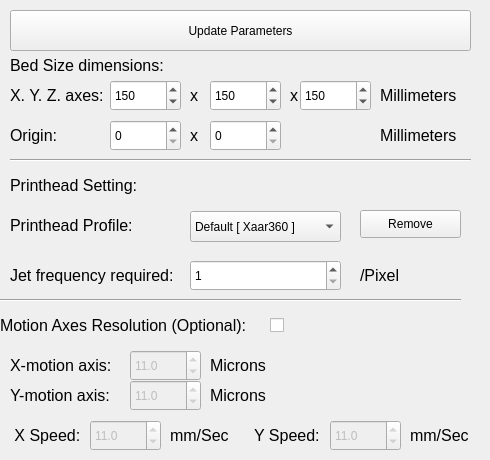
    <widget class="QWidget" name="Printer_Settings">
     <attribute name="title">
      <string>Printer Settings</string>
     </attribute>
     <widget class="QLabel" name="bedSizelabel">
      <property name="geometry">
       <rect>
        <x>10</x>
        <y>50</y>
        <width>201</width>
        <height>31</height>
       </rect>
      </property>
      <property name="font">
       <font>
        <pointsize>12</pointsize>
       </font>
      </property>
      <property name="text">
       <string>Bed Size dimensions:</string>
      </property>
      <property name="scaledContents">
       <bool>true</bool>
      </property>
      <property name="alignment">
       <set>Qt::AlignLeading|Qt::AlignLeft|Qt::AlignVCenter</set>
      </property>
      <property name="wordWrap">
       <bool>false</bool>
      </property>
     </widget>
     <widget class="QLabel" name="xybedaxisLabel">
      <property name="geometry">
       <rect>
        <x>10</x>
        <y>80</y>
        <width>101</width>
        <height>31</height>
       </rect>
      </property>
      <property name="font">
       <font>
        <pointsize>12</pointsize>
       </font>
      </property>
      <property name="text">
       <string>X. Y. Z. axes:</string>
      </property>
      <property name="scaledContents">
       <bool>true</bool>
      </property>
      <property name="alignment">
       <set>Qt::AlignLeading|Qt::AlignLeft|Qt::AlignVCenter</set>
      </property>
      <property name="wordWrap">
       <bool>false</bool>
      </property>
     </widget>
     <widget class="QSpinBox" name="bedXaxis">
      <property name="geometry">
       <rect>
        <x>110</x>
        <y>80</y>
        <width>71</width>
        <height>31</height>
       </rect>
      </property>
      <property name="maximum">
       <number>10000</number>
      </property>
      <property name="value">
       <number>150</number>
      </property>
      <property name="displayIntegerBase">
       <number>10</number>
      </property>
     </widget>
     <widget class="QLabel" name="mmLabel">
      <property name="geometry">
       <rect>
        <x>380</x>
        <y>80</y>
        <width>91</width>
        <height>31</height>
       </rect>
      </property>
      <property name="font">
       <font>
        <pointsize>12</pointsize>
       </font>
      </property>
      <property name="text">
       <string>Millimeters</string>
      </property>
      <property name="scaledContents">
       <bool>true</bool>
      </property>
      <property name="alignment">
       <set>Qt::AlignLeading|Qt::AlignLeft|Qt::AlignVCenter</set>
      </property>
      <property name="wordWrap">
       <bool>false</bool>
      </property>
     </widget>
     <widget class="QLabel" name="xlabel">
      <property name="geometry">
       <rect>
        <x>190</x>
        <y>80</y>
        <width>16</width>
        <height>31</height>
       </rect>
      </property>
      <property name="font">
       <font>
        <pointsize>12</pointsize>
       </font>
      </property>
      <property name="text">
       <string>x</string>
      </property>
      <property name="scaledContents">
       <bool>true</bool>
      </property>
      <property name="alignment">
       <set>Qt::AlignLeading|Qt::AlignLeft|Qt::AlignVCenter</set>
      </property>
      <property name="wordWrap">
       <bool>false</bool>
      </property>
     </widget>
     <widget class="Line" name="line_4">
      <property name="geometry">
       <rect>
        <x>10</x>
        <y>150</y>
        <width>461</width>
        <height>20</height>
       </rect>
      </property>
      <property name="orientation">
       <enum>Qt::Horizontal</enum>
      </property>
     </widget>
     <widget class="QLabel" name="jetFreqlabel">
      <property name="geometry">
       <rect>
        <x>10</x>
        <y>260</y>
        <width>171</width>
        <height>31</height>
       </rect>
      </property>
      <property name="font">
       <font>
        <pointsize>12</pointsize>
       </font>
      </property>
      <property name="text">
       <string>Jet frequency required:</string>
      </property>
      <property name="scaledContents">
       <bool>true</bool>
      </property>
      <property name="alignment">
       <set>Qt::AlignLeading|Qt::AlignLeft|Qt::AlignVCenter</set>
      </property>
      <property name="wordWrap">
       <bool>false</bool>
      </property>
     </widget>
     <widget class="QSpinBox" name="jet_freq">
      <property name="geometry">
       <rect>
        <x>190</x>
        <y>260</y>
        <width>151</width>
        <height>31</height>
       </rect>
      </property>
      <property name="minimum">
       <number>1</number>
      </property>
      <property name="maximum">
       <number>100</number>
      </property>
     </widget>
     <widget class="QLabel" name="perpixelLabel">
      <property name="geometry">
       <rect>
        <x>360</x>
        <y>260</y>
        <width>81</width>
        <height>31</height>
       </rect>
      </property>
      <property name="font">
       <font>
        <pointsize>12</pointsize>
       </font>
      </property>
      <property name="text">
       <string>/Pixel </string>
      </property>
      <property name="scaledContents">
       <bool>true</bool>
      </property>
      <property name="alignment">
       <set>Qt::AlignLeading|Qt::AlignLeft|Qt::AlignVCenter</set>
      </property>
      <property name="wordWrap">
       <bool>false</bool>
      </property>
     </widget>
     <widget class="Line" name="line_14">
      <property name="geometry">
       <rect>
        <x>0</x>
        <y>290</y>
        <width>461</width>
        <height>20</height>
       </rect>
      </property>
      <property name="orientation">
       <enum>Qt::Horizontal</enum>
      </property>
     </widget>
     <widget class="QLabel" name="motionAxesLabel">
      <property name="geometry">
       <rect>
        <x>0</x>
        <y>310</y>
        <width>261</width>
        <height>31</height>
       </rect>
      </property>
      <property name="font">
       <font>
        <pointsize>12</pointsize>
       </font>
      </property>
      <property name="text">
       <string>Motion Axes Resolution (Optional):</string>
      </property>
      <property name="scaledContents">
       <bool>true</bool>
      </property>
      <property name="alignment">
       <set>Qt::AlignLeading|Qt::AlignLeft|Qt::AlignVCenter</set>
      </property>
      <property name="wordWrap">
       <bool>false</bool>
      </property>
     </widget>
     <widget class="QLabel" name="printResolutionLabel">
      <property name="geometry">
       <rect>
        <x>10</x>
        <y>170</y>
        <width>151</width>
        <height>31</height>
       </rect>
      </property>
      <property name="font">
       <font>
        <pointsize>12</pointsize>
       </font>
      </property>
      <property name="text">
       <string>Printhead Setting:</string>
      </property>
      <property name="scaledContents">
       <bool>true</bool>
      </property>
      <property name="alignment">
       <set>Qt::AlignLeading|Qt::AlignLeft|Qt::AlignVCenter</set>
      </property>
      <property name="wordWrap">
       <bool>false</bool>
      </property>
     </widget>
     <widget class="QLabel" name="Xmotionlabel">
      <property name="geometry">
       <rect>
        <x>10</x>
        <y>350</y>
        <width>111</width>
        <height>31</height>
       </rect>
      </property>
      <property name="font">
       <font>
        <pointsize>12</pointsize>
       </font>
      </property>
      <property name="text">
       <string>X-motion axis:</string>
      </property>
      <property name="scaledContents">
       <bool>true</bool>
      </property>
      <property name="alignment">
       <set>Qt::AlignLeading|Qt::AlignLeft|Qt::AlignVCenter</set>
      </property>
      <property name="wordWrap">
       <bool>false</bool>
      </property>
     </widget>
     <widget class="QLabel" name="YmotionLabel">
      <property name="geometry">
       <rect>
        <x>10</x>
        <y>380</y>
        <width>111</width>
        <height>31</height>
       </rect>
      </property>
      <property name="font">
       <font>
        <pointsize>12</pointsize>
       </font>
      </property>
      <property name="text">
       <string>Y-motion axis:</string>
      </property>
      <property name="scaledContents">
       <bool>true</bool>
      </property>
      <property name="alignment">
       <set>Qt::AlignLeading|Qt::AlignLeft|Qt::AlignVCenter</set>
      </property>
      <property name="wordWrap">
       <bool>false</bool>
      </property>
     </widget>
     <widget class="QLabel" name="Xmicronslabel">
      <property name="geometry">
       <rect>
        <x>210</x>
        <y>350</y>
        <width>61</width>
        <height>31</height>
       </rect>
      </property>
      <property name="font">
       <font>
        <pointsize>12</pointsize>
       </font>
      </property>
      <property name="text">
       <string>Microns</string>
      </property>
      <property name="scaledContents">
       <bool>true</bool>
      </property>
      <property name="alignment">
       <set>Qt::AlignLeading|Qt::AlignLeft|Qt::AlignVCenter</set>
      </property>
      <property name="wordWrap">
       <bool>false</bool>
      </property>
     </widget>
     <widget class="QLabel" name="Ymicronslabel">
      <property name="geometry">
       <rect>
        <x>210</x>
        <y>380</y>
        <width>61</width>
        <height>31</height>
       </rect>
      </property>
      <property name="font">
       <font>
        <pointsize>12</pointsize>
       </font>
      </property>
      <property name="text">
       <string>Microns</string>
      </property>
      <property name="scaledContents">
       <bool>true</bool>
      </property>
      <property name="alignment">
       <set>Qt::AlignLeading|Qt::AlignLeft|Qt::AlignVCenter</set>
      </property>
      <property name="wordWrap">
       <bool>false</bool>
      </property>
     </widget>
     <widget class="QDoubleSpinBox" name="xmotionresln">
      <property name="enabled">
       <bool>false</bool>
      </property>
      <property name="geometry">
       <rect>
        <x>130</x>
        <y>350</y>
        <width>71</width>
        <height>31</height>
       </rect>
      </property>
      <property name="decimals">
       <number>1</number>
      </property>
      <property name="maximum">
       <double>1000.000000000000000</double>
      </property>
      <property name="singleStep">
       <double>0.500000000000000</double>
      </property>
      <property name="value">
       <double>11.000000000000000</double>
      </property>
     </widget>
     <widget class="QDoubleSpinBox" name="ymotionresln">
      <property name="enabled">
       <bool>false</bool>
      </property>
      <property name="geometry">
       <rect>
        <x>130</x>
        <y>380</y>
        <width>71</width>
        <height>31</height>
       </rect>
      </property>
      <property name="decimals">
       <number>1</number>
      </property>
      <property name="maximum">
       <double>1000.000000000000000</double>
      </property>
      <property name="singleStep">
       <double>0.500000000000000</double>
      </property>
      <property name="value">
       <double>11.000000000000000</double>
      </property>
     </widget>
     <widget class="QSpinBox" name="bedYaxis">
      <property name="geometry">
       <rect>
        <x>210</x>
        <y>80</y>
        <width>71</width>
        <height>31</height>
       </rect>
      </property>
      <property name="maximum">
       <number>10000</number>
      </property>
      <property name="value">
       <number>150</number>
      </property>
      <property name="displayIntegerBase">
       <number>10</number>
      </property>
     </widget>
     <widget class="QCheckBox" name="checkBoxmotion">
      <property name="geometry">
       <rect>
        <x>270</x>
        <y>310</y>
        <width>81</width>
        <height>31</height>
       </rect>
      </property>
      <property name="text">
       <string/>
      </property>
     </widget>
     <widget class="QLabel" name="xybedaxisLabel_2">
      <property name="geometry">
       <rect>
        <x>10</x>
        <y>120</y>
        <width>91</width>
        <height>31</height>
       </rect>
      </property>
      <property name="font">
       <font>
        <pointsize>12</pointsize>
       </font>
      </property>
      <property name="text">
       <string>Origin:</string>
      </property>
      <property name="scaledContents">
       <bool>true</bool>
      </property>
      <property name="alignment">
       <set>Qt::AlignLeading|Qt::AlignLeft|Qt::AlignVCenter</set>
      </property>
      <property name="wordWrap">
       <bool>false</bool>
      </property>
     </widget>
     <widget class="QSpinBox" name="bedXorigin">
      <property name="geometry">
       <rect>
        <x>110</x>
        <y>120</y>
        <width>71</width>
        <height>31</height>
       </rect>
      </property>
      <property name="acceptDrops">
       <bool>false</bool>
      </property>
      <property name="wrapping">
       <bool>false</bool>
      </property>
      <property name="buttonSymbols">
       <enum>QAbstractSpinBox::UpDownArrows</enum>
      </property>
      <property name="maximum">
       <number>10000</number>
      </property>
      <property name="value">
       <number>0</number>
      </property>
      <property name="displayIntegerBase">
       <number>10</number>
      </property>
     </widget>
     <widget class="QLabel" name="xlabel_2">
      <property name="geometry">
       <rect>
        <x>190</x>
        <y>120</y>
        <width>16</width>
        <height>31</height>
       </rect>
      </property>
      <property name="font">
       <font>
        <pointsize>12</pointsize>
       </font>
      </property>
      <property name="text">
       <string>x</string>
      </property>
      <property name="scaledContents">
       <bool>true</bool>
      </property>
      <property name="alignment">
       <set>Qt::AlignLeading|Qt::AlignLeft|Qt::AlignVCenter</set>
      </property>
      <property name="wordWrap">
       <bool>false</bool>
      </property>
     </widget>
     <widget class="QSpinBox" name="bedYorigin">
      <property name="geometry">
       <rect>
        <x>210</x>
        <y>120</y>
        <width>71</width>
        <height>31</height>
       </rect>
      </property>
      <property name="maximum">
       <number>10000</number>
      </property>
      <property name="value">
       <number>0</number>
      </property>
      <property name="displayIntegerBase">
       <number>10</number>
      </property>
     </widget>
     <widget class="QLabel" name="mmLabel_2">
      <property name="geometry">
       <rect>
        <x>380</x>
        <y>120</y>
        <width>101</width>
        <height>31</height>
       </rect>
      </property>
      <property name="font">
       <font>
        <pointsize>12</pointsize>
       </font>
      </property>
      <property name="text">
       <string>Millimeters</string>
      </property>
      <property name="scaledContents">
       <bool>true</bool>
      </property>
      <property name="alignment">
       <set>Qt::AlignLeading|Qt::AlignLeft|Qt::AlignVCenter</set>
      </property>
      <property name="wordWrap">
       <bool>false</bool>
      </property>
     </widget>
     <widget class="QPushButton" name="updateParameters">
      <property name="geometry">
       <rect>
        <x>10</x>
        <y>10</y>
        <width>461</width>
        <height>41</height>
       </rect>
      </property>
      <property name="text">
       <string>Update Parameters</string>
      </property>
     </widget>
     <widget class="QSpinBox" name="bedZaxis">
      <property name="geometry">
       <rect>
        <x>300</x>
        <y>80</y>
        <width>71</width>
        <height>31</height>
       </rect>
      </property>
      <property name="maximum">
       <number>10000</number>
      </property>
      <property name="value">
       <number>150</number>
      </property>
      <property name="displayIntegerBase">
       <number>10</number>
      </property>
     </widget>
     <widget class="QLabel" name="xlabel_3">
      <property name="geometry">
       <rect>
        <x>290</x>
        <y>80</y>
        <width>16</width>
        <height>31</height>
       </rect>
      </property>
      <property name="font">
       <font>
        <pointsize>12</pointsize>
       </font>
      </property>
      <property name="text">
       <string>x</string>
      </property>
      <property name="scaledContents">
       <bool>true</bool>
      </property>
      <property name="alignment">
       <set>Qt::AlignLeading|Qt::AlignLeft|Qt::AlignVCenter</set>
      </property>
      <property name="wordWrap">
       <bool>false</bool>
      </property>
     </widget>
     <widget class="QLabel" name="printheadProfile">
      <property name="geometry">
       <rect>
        <x>10</x>
        <y>210</y>
        <width>141</width>
        <height>31</height>
       </rect>
      </property>
      <property name="font">
       <font>
        <pointsize>12</pointsize>
       </font>
      </property>
      <property name="text">
       <string>Printhead Profile:</string>
      </property>
      <property name="scaledContents">
       <bool>true</bool>
      </property>
      <property name="alignment">
       <set>Qt::AlignLeading|Qt::AlignLeft|Qt::AlignVCenter</set>
      </property>
      <property name="wordWrap">
       <bool>false</bool>
      </property>
     </widget>
     <widget class="QLabel" name="Xmicronslabel_3">
      <property name="geometry">
       <rect>
        <x>240</x>
        <y>210</y>
        <width>71</width>
        <height>31</height>
       </rect>
      </property>
      <property name="font">
       <font>
        <pointsize>12</pointsize>
       </font>
      </property>
      <property name="text">
       <string/>
      </property>
      <property name="scaledContents">
       <bool>true</bool>
      </property>
      <property name="alignment">
       <set>Qt::AlignLeading|Qt::AlignLeft|Qt::AlignVCenter</set>
      </property>
      <property name="wordWrap">
       <bool>false</bool>
      </property>
     </widget>
     <widget class="QLabel" name="Xmotionlabel_2">
      <property name="geometry">
       <rect>
        <x>10</x>
        <y>420</y>
        <width>71</width>
        <height>31</height>
       </rect>
      </property>
      <property name="font">
       <font>
        <pointsize>12</pointsize>
       </font>
      </property>
      <property name="text">
       <string> X Speed:</string>
      </property>
      <property name="scaledContents">
       <bool>true</bool>
      </property>
      <property name="alignment">
       <set>Qt::AlignLeading|Qt::AlignLeft|Qt::AlignVCenter</set>
      </property>
      <property name="wordWrap">
       <bool>false</bool>
      </property>
     </widget>
     <widget class="QLabel" name="Ymotionlabel_2">
      <property name="geometry">
       <rect>
        <x>250</x>
        <y>420</y>
        <width>71</width>
        <height>31</height>
       </rect>
      </property>
      <property name="font">
       <font>
        <pointsize>12</pointsize>
       </font>
      </property>
      <property name="text">
       <string> Y Speed:</string>
      </property>
      <property name="scaledContents">
       <bool>true</bool>
      </property>
      <property name="alignment">
       <set>Qt::AlignLeading|Qt::AlignLeft|Qt::AlignVCenter</set>
      </property>
      <property name="wordWrap">
       <bool>false</bool>
      </property>
     </widget>
     <widget class="QDoubleSpinBox" name="xmotionspd">
      <property name="enabled">
       <bool>false</bool>
      </property>
      <property name="geometry">
       <rect>
        <x>90</x>
        <y>420</y>
        <width>71</width>
        <height>31</height>
       </rect>
      </property>
      <property name="decimals">
       <number>1</number>
      </property>
      <property name="maximum">
       <double>1000.000000000000000</double>
      </property>
      <property name="singleStep">
       <double>0.500000000000000</double>
      </property>
      <property name="value">
       <double>11.000000000000000</double>
      </property>
     </widget>
     <widget class="QDoubleSpinBox" name="ymotionspd">
      <property name="enabled">
       <bool>false</bool>
      </property>
      <property name="geometry">
       <rect>
        <x>330</x>
        <y>420</y>
        <width>71</width>
        <height>31</height>
       </rect>
      </property>
      <property name="decimals">
       <number>1</number>
      </property>
      <property name="maximum">
       <double>1000.000000000000000</double>
      </property>
      <property name="singleStep">
       <double>0.500000000000000</double>
      </property>
      <property name="value">
       <double>11.000000000000000</double>
      </property>
     </widget>
     <widget class="QLabel" name="Xmicronslabel_5">
      <property name="geometry">
       <rect>
        <x>170</x>
        <y>420</y>
        <width>81</width>
        <height>31</height>
       </rect>
      </property>
      <property name="font">
       <font>
        <pointsize>12</pointsize>
       </font>
      </property>
      <property name="text">
       <string>mm/Sec</string>
      </property>
      <property name="scaledContents">
       <bool>true</bool>
      </property>
      <property name="alignment">
       <set>Qt::AlignLeading|Qt::AlignLeft|Qt::AlignVCenter</set>
      </property>
      <property name="wordWrap">
       <bool>false</bool>
      </property>
     </widget>
     <widget class="QLabel" name="Xmicronslabel_6">
      <property name="geometry">
       <rect>
        <x>410</x>
        <y>420</y>
        <width>71</width>
        <height>31</height>
       </rect>
      </property>
      <property name="font">
       <font>
        <pointsize>12</pointsize>
       </font>
      </property>
      <property name="text">
       <string>mm/Sec</string>
      </property>
      <property name="scaledContents">
       <bool>true</bool>
      </property>
      <property name="alignment">
       <set>Qt::AlignLeading|Qt::AlignLeft|Qt::AlignVCenter</set>
      </property>
      <property name="wordWrap">
       <bool>false</bool>
      </property>
     </widget>
     <widget class="QComboBox" name="comboBox">
      <property name="geometry">
       <rect>
        <x>190</x>
        <y>211</y>
        <width>151</width>
        <height>31</height>
       </rect>
      </property>
      <property name="editable">
       <bool>false</bool>
      </property>
      <property name="maxCount">
       <number>10</number>
      </property>
      <item>
       <property name="text">
        <string>Default [ Xaar360 ]</string>
       </property>
      </item>
      <item>
       <property name="text">
        <string>Add Printhead</string>
       </property>
      </item>
     </widget>
     <widget class="QPushButton" name="removePrinthead">
      <property name="geometry">
       <rect>
        <x>360</x>
        <y>210</y>
        <width>101</width>
        <height>28</height>
       </rect>
      </property>
      <property name="text">
       <string>Remove</string>
      </property>
     </widget>
    </widget>
